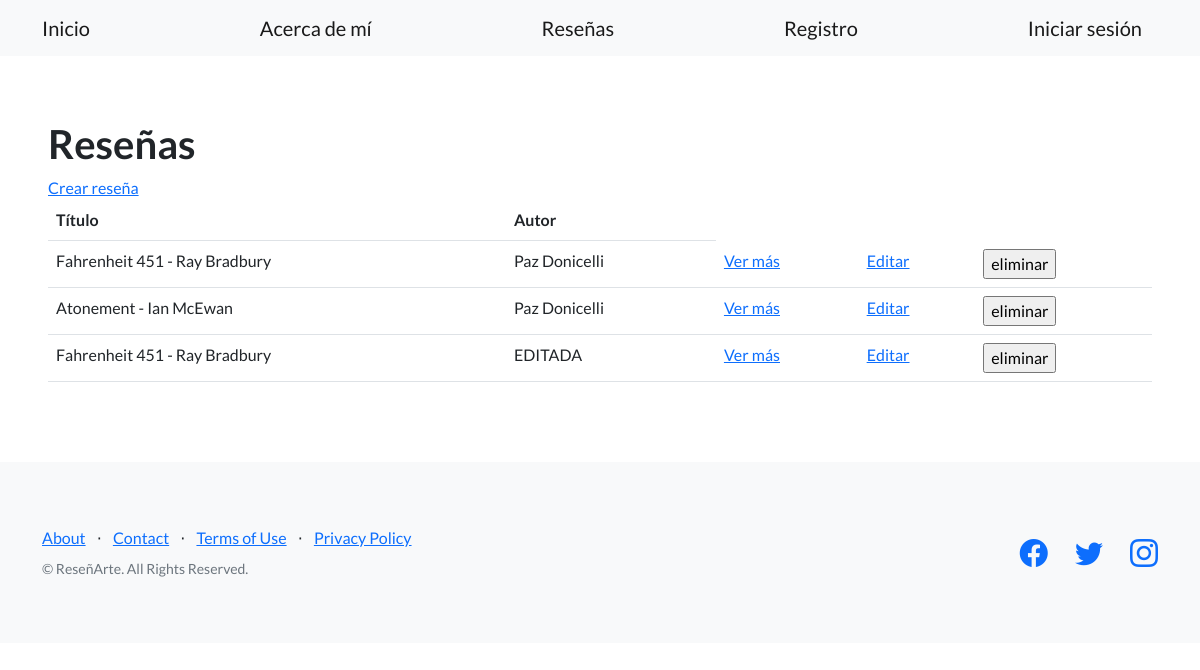
The app's page /blog/pages/, older data.
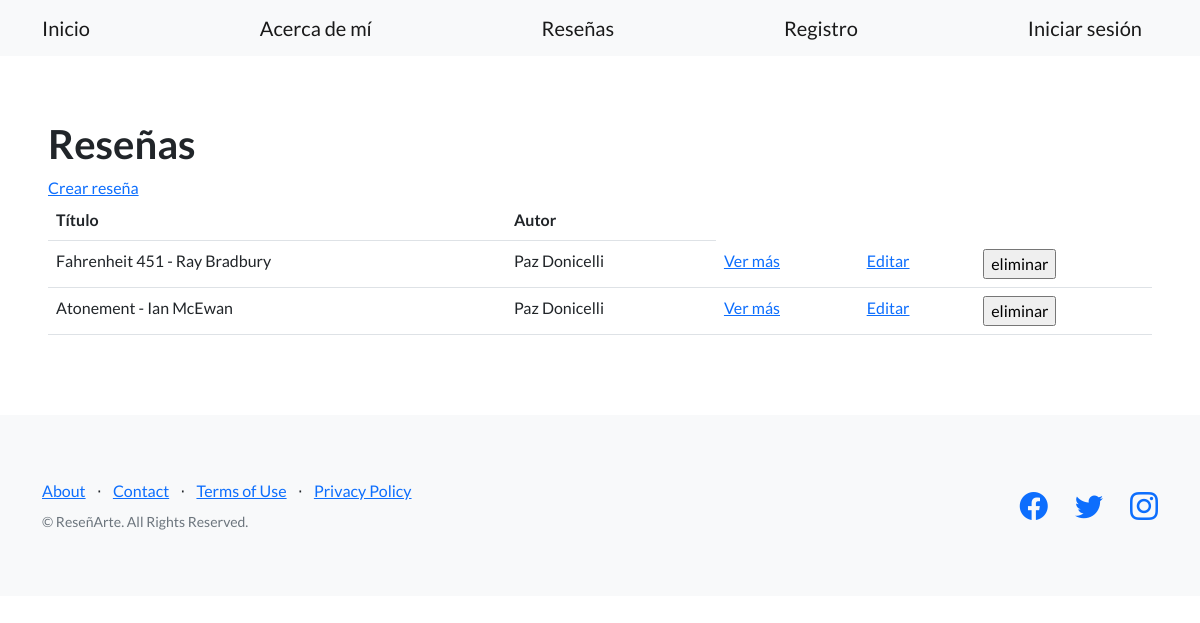
The same page, newer data.
### blog/models.py (models this page shows, shortened)
class Reseña (models.Model):
    titulo = models.CharField(max_length=256)
    subtitulo = models.CharField(max_length=256)
    cuerpo = models.TextField()
    autor = models.CharField(max_length=256)
    fecha = models.DateField()

### blog/views.py (the view)
# urls.py: path("pages/", listar_reseñas, name="listar_reseñas"),
def listar_reseñas(request):
   contexto = {
       "reseñas": Reseña.objects.all(),
   }
   http_response = render(
       request=request,
       template_name='blog/lista_reseñas.html',
       context=contexto,
   )
   return http_response

### blog/templates/blog/lista_reseñas.html (shortened to what this page needs)
{% extends "blog/base.html" %}
{% load static %}
{% block contenido %}
<section>
    <div>
      <h1>Reseñas</h1>
      <a href="{% url 'crear_reseña' %}">Crear reseña</a>
      <table class="table">
        <tbody>
          <tr>
            <th>Título</th>
            <th>Autor</th>
          </tr>
          {% for reseña in reseñas %}
          <tr>
            <td>{{ reseña.titulo }}</td>
            <td>{{ reseña.autor }}</td>
            <td>
              <a href="{% url 'ver_reseña' reseña.id %}">Ver más</a>
            </td>
            <td>
              <a href="{% url 'editar_reseña' reseña.id %}">Editar</a>
            </td>
            <td>
              <form action="{% url 'eliminar_reseña' reseña.id %}" method="post">
                <input type="submit" value="eliminar"/>
              </form>
            </td>
          </tr>
          {% endfor %}
        </tbody>
      </table>
    </div>
   </section>
{% endblock contenido %}

### blog/templates/blog/base.html (shortened to what this page needs)
{% load static %}
<!DOCTYPE html>
<html lang="en">
    <head>
        <link href="https://cdn.jsdelivr.net/npm/bootstrap-icons@1.5.0/font/bootstrap-icons.css" rel="stylesheet" type="text/css" />
        <link href= "{% static 'blog/css/styles.css' %}"" rel="stylesheet" />
    </head>
    <body>
        <nav class="navbar navbar-light bg-light static-top">
            <div class="container">
                <a class="navbar-brand" href="{% url 'inicio' %}">Inicio</a>
                <a class="navbar-brand" href="{% url 'about' %}">Acerca de mí</a>
                <a class="navbar-brand" href="{% url 'listar_reseñas' %}">Reseñas</a>
                {% if user.is_authenticated %}
                <div class="dropdown">
                    <button class="btn btn-secondary dropdown-toggle" type="button" id="dropdownMenuButton1" data-bs-toggle="dropdown" aria-expanded="false">
                        <div style="display: inline-flex;">
                            <span>{{ user.username }}</span>
                        </div>
                    </button>
                    <ul class="dropdown-menu" aria-labelledby="dropdownMenuButton1">
                        <li>
                            <a class="dropdown-item" href="{% url 'editar_perfil' %}">Editar datos</a>
                        </li>
                        <li>
                            <a class="dropdown-item" href="{% url 'agregar_avatar' %}">Agregar avatar</a>
                        </li>
                        <li>
                            <a class="dropdown-item" href="{% url 'logout' %}"><strong>Cerrar sesión</strong></a>
                        </li>
                    </ul>
                    </div>
                </div>
                {% else %}
                <a class="navbar-brand" href="{% url 'registro' %}">Registro</a>
                <a class="navbar-brand" href="{% url 'login' %}">Iniciar sesión</a>
                {% endif %}
            </div>
        </nav>
        <section style="padding:4rem 3rem;">
            {% block contenido %}
            {% endblock contenido %}
        </section>
        <footer class="footer bg-light">
            <div class="container">
                <div class="row">
                    <div class="col-lg-6 h-100 text-center text-lg-start my-auto">
                        <ul class="list-inline mb-2">
                            <li class="list-inline-item"><a href="#!">About</a></li>
                            <li class="list-inline-item">⋅</li>
                            <li class="list-inline-item"><a href="#!">Contact</a></li>
                            <li class="list-inline-item">⋅</li>
                            <li class="list-inline-item"><a href="#!">Terms of Use</a></li>
                            <li class="list-inline-item">⋅</li>
                            <li class="list-inline-item"><a href="#!">Privacy Policy</a></li>
                        </ul>
                        <p class="text-muted small mb-4 mb-lg-0">&copy; ReseñArte. All Rights Reserved.</p>
                    </div>
                    <div class="col-lg-6 h-100 text-center text-lg-end my-auto">
                        <ul class="list-inline mb-0">
                            <li class="list-inline-item me-4">
                                <a href="#!"><i class="bi-facebook fs-3"></i></a>
                            </li>
                            <li class="list-inline-item me-4">
                                <a href="#!"><i class="bi-twitter fs-3"></i></a>
                            </li>
                            <li class="list-inline-item">
                                <a href="#!"><i class="bi-instagram fs-3"></i></a>
                            </li>
                        </ul>
                    </div>
                </div>
            </div>
        </footer>
    </body>
</html>

Row changes from the older to the newer data that the page shows:
removed Reseña: titulo "Fahrenheit 451 - Ray Bradbury", autor "EDITADA"
